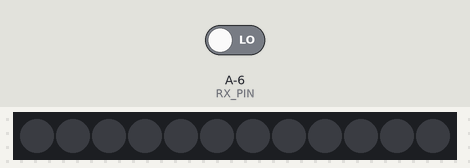
Simulated run of this sketch. Board: ATtiny85, built with avr-gcc and run on an emulated ATtiny85. Shown: 12 RGB LEDs in strip order, left to right. Inputs (shaded band) come from the test bench; at power-on: A-6 (RX_PIN) LOW.

Above: at 0.1 s.
At 1.3 s:
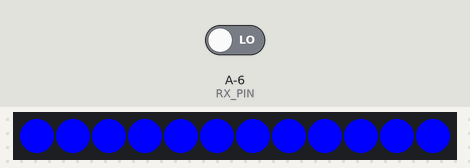

Measured:
- what the display in image 1 shows lasts 1.2 s, from 1.2 s to 2.4 s

The sketch:

RC-Siren.ino
```cpp
#include <Adafruit_NeoPixel.h>
#ifdef __AVR__
  #include <avr/power.h>
#endif

#define NEO_PIN 3
#define RX_PIN 8

unsigned long pulses = 0;

Adafruit_NeoPixel strip = Adafruit_NeoPixel(12, NEO_PIN, NEO_GRB + NEO_KHZ800);

// IMPORTANT: To reduce NeoPixel burnout risk, add 1000 uF capacitor across
// pixel power leads, add 300 - 500 Ohm resistor on first pixel's data input
// and minimize distance between Arduino and first pixel.  Avoid connecting
// on a live circuit...if you must, connect GND first.

void setup() {
  // This is for Trinket 5V 16MHz, you can remove these three lines if you are not using a Trinket
  #if defined (__AVR_ATtiny85__)
    if (F_CPU == 16000000) clock_prescale_set(clock_div_1);
  #endif
  // End of trinket special code

  pinMode(RX_PIN, INPUT);
  strip.begin();
  strip.show(); // Initialize all pixels to 'off'
}

void loop() {

  pulses = pulseIn(RX_PIN, HIGH);

  if(pulses < 1300)       //Bottom Position
  {
    siren(200);
  }
  else if (pulses > 1700) // Top Position
  {
    colorWipe(strip.Color(0, 0, 0),0);
  }
  else                   //Middle Position
  {
    colorWipe(strip.Color(255, 255, 255),0);
  }

}

// Fill the dots one after the other with a color
void colorWipe(uint32_t c, uint8_t wait) {
  for(uint16_t i=0; i<strip.numPixels(); i++) {
    strip.setPixelColor(i, c);
    strip.show();
    delay(wait);
  }
}

void siren(uint8_t wait) {
  for(uint16_t i=0; i<strip.numPixels(); i++) {
    strip.setPixelColor(i, strip.Color(255, 0, 0));
  }
    strip.show();
    delay(wait);

    for(uint16_t i=0; i<strip.numPixels(); i++) {
    strip.setPixelColor(i, strip.Color(0, 0, 255));
  }
  strip.show();
  delay(wait);
}


void allOff() {
  for(uint16_t i=0; i<strip.numPixels(); i++) {
    strip.setPixelColor(0, 0);
  }
  strip.show();

}

//Theatre-style crawling lights.
void theaterChase(uint8_t wait) {

    for (int q=0; q < 3; q++) {
      for (uint16_t i=0; i < strip.numPixels(); i=i+3) {
        strip.setPixelColor(i+q, strip.Color(0, 0, 255));    //turn every third pixel on
      }
      strip.show();

      delay(wait);

      for (uint16_t i=0; i < strip.numPixels(); i=i+3) {
        strip.setPixelColor(i+q, strip.Color(255, 0, 0));        //turn every third pixel off
      }
    }
}
```
